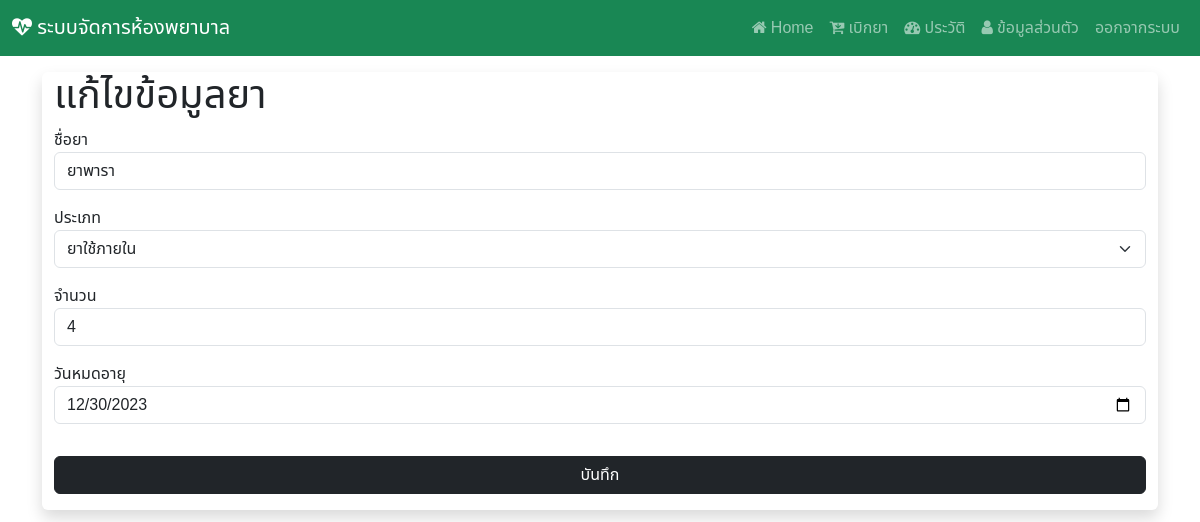
The page /edit/8 (signed in) on the database its author committed.
### Hospital_app/models.py (models this page shows, shortened)
class drug(models.Model):
    drug_id = models.AutoField(primary_key=True)
    drug_name = models.CharField(max_length=255)
    drug_type = models.ForeignKey(d_type, on_delete=models.CASCADE)
    drug_qty = models.IntegerField()
    drug_exp = models.DateField()

class d_type(models.Model):
    type_id = models.AutoField(primary_key=True)
    type_name = models.CharField(max_length=255)

### Hospital_app/views.py (the view, shortened to what this page needs)
# urls.py: path('edit/<int:pk>',views.edit_drug),#หน้าแก้ไขข้อมูลยา
@login_required(login_url="/login")
def edit_drug(request,pk):
    table = drug.objects.get(drug_id=pk)
    table2 = d_type.objects.all()
    context = {"drug_data" : table , "drug_type" : table2}
    return render(request,'edit_d.html',context)

### Hospital_app/templates/edit_d.html (shortened to what this page needs)
{% extends "base.html" %}
{% block content %}
<div class="container-fluid my-3 justify-content-center align-items-center shadow rounded">
<h1 class="mt-2">แก้ไขข้อมูลยา</h1>
<form action="" method="POST">
<div class="mb-3">
ชื่อยา  <input type="text" name="drug_name" value="{{drug_data.drug_name}}" class="form-control" required>
</div>
<div class="mb-3">
ประเภท <select name="drug_type" class="form-select">
{% for i in drug_type %}
<option value="{{i.type_id}}"
{% if i.type_id == drug_data.drug_type_id %}
selected
{% endif %}
>{{i.type_name}}</option>
{% endfor %}
</select>
</div>
<div class="mb-3">
จำนวน  <input type="number" name="drug_qty" value="{{drug_data.drug_qty}}" class="form-control" required>
</div>
<div class="mb-3">
วันหมดอายุ  <input type="date" name="drug_expired" value="{{drug_data.drug_exp|date:'Y-m-d'}}" class="form-control" required>
</div>
<button type="submit" class="btn btn-dark w-100 mt-3 mb-3" >บันทึก</button>
</form>
</div>
{% endblock %}

### Hospital_app/templates/base.html (style rules this page uses)
body { font-family: "Noto Sans Thai", sans-serif; }

### rows shown on the page
drug: drug_name "ยาพารา", drug_type "ยาใช้ภายใน", drug_qty "4", drug_expired "12/30/2023"
